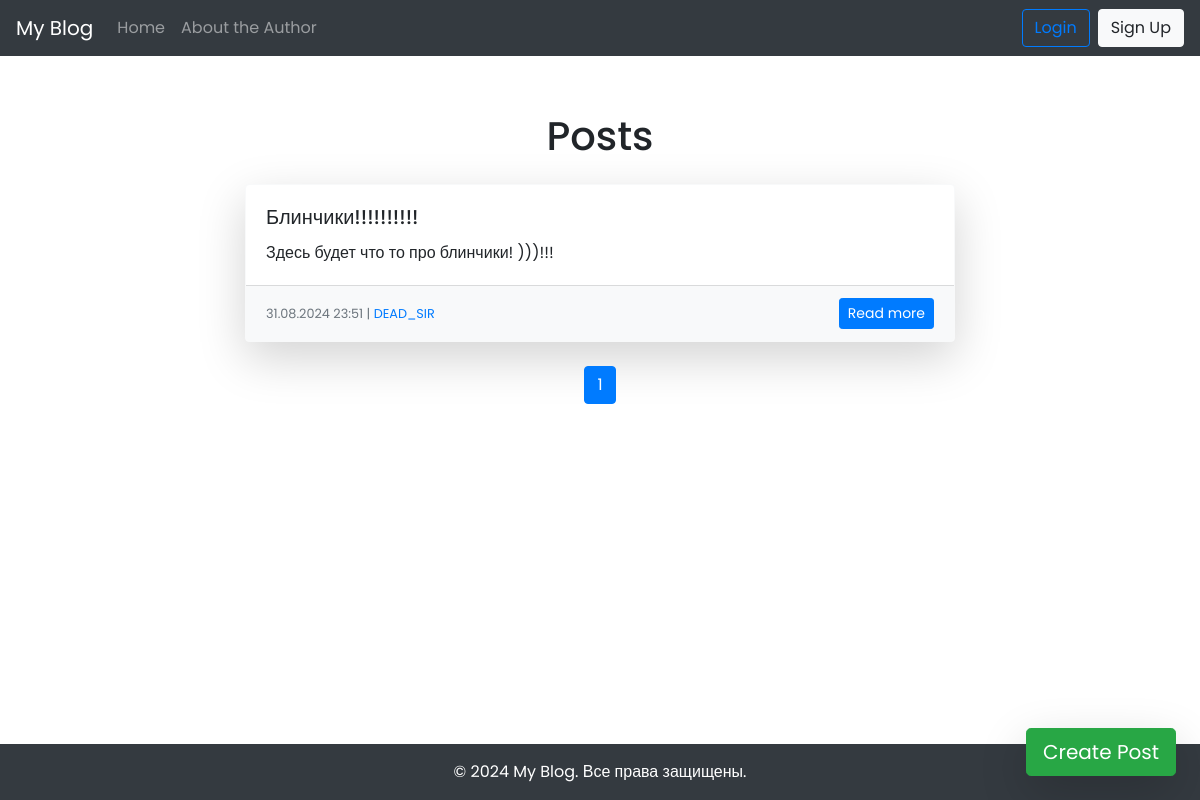
/index, run on the app's committed database.
### app/models.py (models this page shows, shortened)
class Post(db.Model):
    id: so.Mapped[int] = so.mapped_column(primary_key=True)
    title: so.Mapped[str] = so.mapped_column(sa.String(60))
    preview: so.Mapped[str] = so.mapped_column(sa.String(120))
    body: so.Mapped[str] = so.mapped_column(sa.String(420), nullable=False)
    timestamp: so.Mapped[datetime] = so.mapped_column(
        index=True, default=lambda: datetime.now(moscow_tz))
    user_id: so.Mapped[int] = so.mapped_column(sa.ForeignKey(User.id), index=True)
    author: so.Mapped[User] = so.relationship('User', back_populates='posts')
    def formatted_timestamp(self):
        return self.timestamp.strftime('%d.%m.%Y %H:%M')

class User(UserMixin, db.Model):
    id: so.Mapped[int] = so.mapped_column(primary_key=True)
    username: so.Mapped[str] = so.mapped_column(sa.String(64), index=True, unique=True)
    email: so.Mapped[str] = so.mapped_column(sa.String(120), index=True, unique=True)
    password_hash: so.Mapped[Optional[str]] = so.mapped_column(sa.String(256))
    is_admin: so.Mapped[bool] = so.mapped_column(default=False)
    posts: so.WriteOnlyMapped['Post'] = so.relationship(back_populates='author')
    about_me: so.Mapped[Optional[str]] = so.mapped_column(sa.String(140))
    last_seen: so.Mapped[Optional[datetime]] = so.mapped_column(
        default=lambda: datetime.now(moscow_tz))

### app/routes.py (the view)
@app.route("/")
@app.route("/index")
def index():
    page = request.args.get("page", 1, type=int)
    per_page = 5
    posts = Post.query.order_by(Post.timestamp.desc()).paginate(page=page, per_page=per_page, error_out=False)
    return render_template("index.html", posts=posts)

### app/routes.py (called while the page is built)
@app.before_request
def before_request():
    if current_user.is_authenticated:
        current_user.last_seen = datetime.now(moscow_tz)
        db.session.commit()

### app/templates/index.html (shortened to what this page needs)
{% extends "base.html" %}
{% block content %}
<div class="container mt-5">
    {% if posts.items %}
    <h1 class="text-center mb-4">Posts</h1>
    <div class="row justify-content-center">
        {% for post in posts.items %}
        <div class="col-md-8 mb-4">
            <div class="card shadow-lg border-light rounded-4" style="transition: transform 0.3s, box-shadow 0.3s;">
                <div class="card-body">
                    <h5 class="card-title">{{ post.title }}</h5>
                    <p class="card-text">{{ post.preview }}</p>
                </div>
                <div class="card-footer bg-light text-muted d-flex justify-content-between align-items-center rounded-bottom-4">
                    <small class="text-muted">
                         {{ post.formatted_timestamp() }} |
                        <a href="{{ url_for('user', username=post.author.username) }}" class="text-decoration-none">
                            {{ post.author.username }}
                        </a>
                    </small>
                    <a href="{{ url_for('post_detail', post_id=post.id) }}" class="btn btn-primary btn-sm">
                         Read more
                    </a>
                </div>
            </div>
        </div>
        {% endfor %}
    </div>
    <nav aria-label="Page navigation">
        <ul class="pagination justify-content-center">
            {% for page_num in range(1, posts.pages + 1) %}
            <li class="page-item {% if page_num == posts.page %}active{% endif %}">
                <a class="page-link" href="{{ url_for('index', page=page_num) }}">{{ page_num }}</a>
            </li>
            {% endfor %}
        </ul>
    </nav>
    {% else %}
    <div class="text-center mt-5 mb-5">
        <h4>😔 Sorry, there's nothing here yet.</h4>
    </div>
    {% endif %}
</div>
<div class="fixed-bottom mb-4 mr-4 text-right">
    <a href="{{ url_for('create_post') }}" class="btn btn-success btn-lg shadow-lg">
         Create Post
    </a>
</div>
{% endblock %}

### app/templates/base.html (style rules this page uses)
body { font-family: 'Poppins', sans-serif; }

### data on the page
Post: title "Блинчики!!!!!!!!!!", preview "Здесь будет что то про блинчики! )))!!!", formatted_timestamp "31.08.2024 23:51", author.username "DEAD_SIR"

### other printed values
{{ page_num }} "1"
